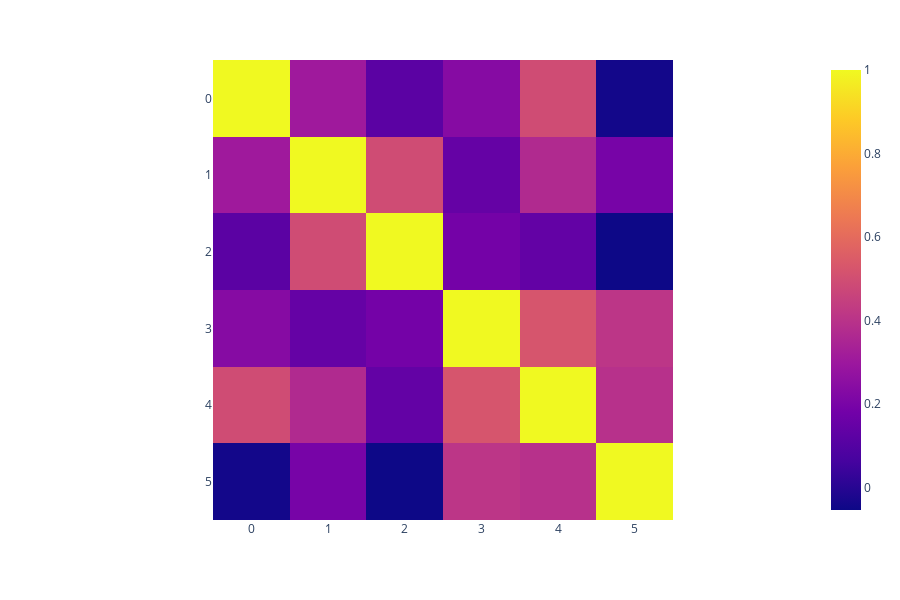

Notebook code cell kept with this figure:
### Code cell
corr=df_copy.corr()
labels=list(df_copy)
fig=px.imshow(corr)
fig.show()

### Figure 1 — Plotly figure (JSON) as saved in the notebook; plotly's stock layout.template omitted (floating-point values rounded to 4 significant figures)
{"data": [{"coloraxis": "coloraxis", "type": "heatmap", "z": [[1, 0.3068, 0.1198, 0.2366, 0.491, -0.04094], [0.3068, 1, 0.492, 0.1463, 0.3691, 0.1947], [0.1198, 0.492, 1, 0.1876, 0.1399, -0.05325], [0.2366, 0.1463, 0.1876, 1, 0.5229, 0.4115], [0.491, 0.3691, 0.1399, 0.5229, 1, 0.3927], [-0.04094, 0.1947, -0.05325, 0.4115, 0.3927, 1]]}], "layout": {"coloraxis": {"colorscale": [[0, "#0d0887"], [0.1111, "#46039f"], [0.2222, "#7201a8"], [0.3333, "#9c179e"], [0.4444, "#bd3786"], [0.5556, "#d8576b"], [0.6667, "#ed7953"], [0.7778, "#fb9f3a"], [0.8889, "#fdca26"], [1, "#f0f921"]]}, "height": 600, "margin": {"t": 60}, "xaxis": {"constrain": "domain", "scaleanchor": "y"}, "yaxis": {"autorange": "reversed", "constrain": "domain"}}}
